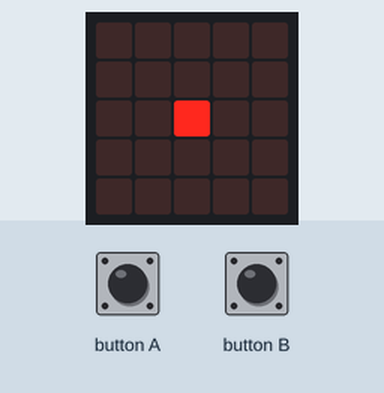
This program was run on a simulated BBC micro:bit running MicroPython. On the bench: the board's 5×5 LED display. The inputs (shaded band) are chosen by the test bench.

Above: at 1.2 s.
1.3 s: button A pressed for 0.15 s
At 2.3 s:
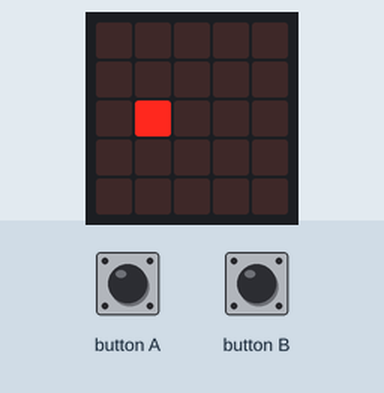
4.4 s: button A pressed for 1 s
At 7.2 s:
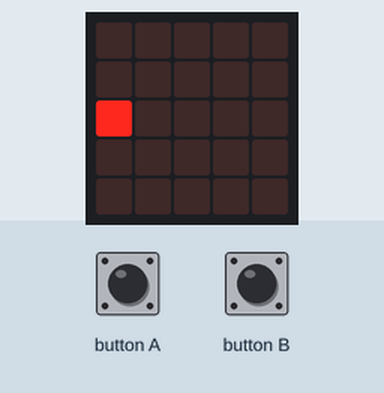
8.4 s: button A pressed for 0.15 s
At 9.1 s:
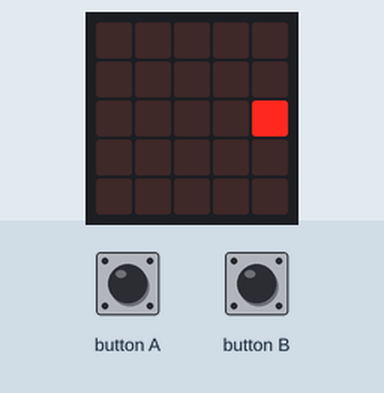
11.5 s: button A pressed for 3.2 s
At 12.6 s:
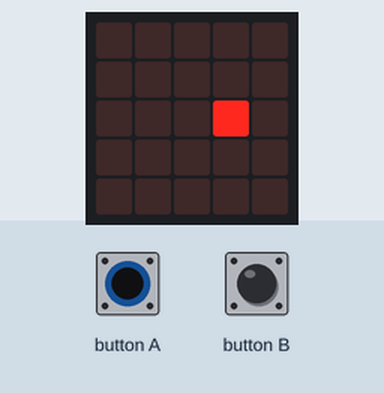
17.7 s: button B pressed for 0.15 s
At 18.5 s:
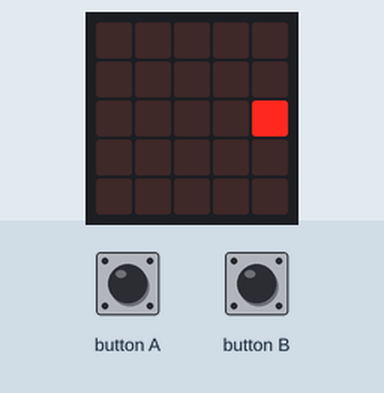
20.8 s: button B pressed for 1 s
At 22.9 s:
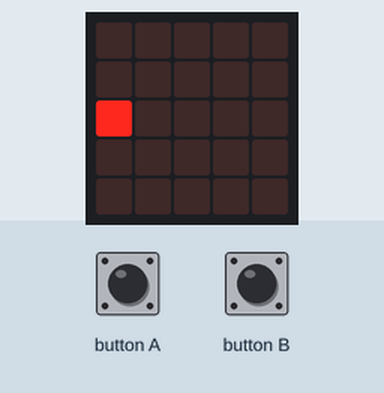
Timing chart, 0 to 24.4 s (numbered marks = the images above; inputs shaded):
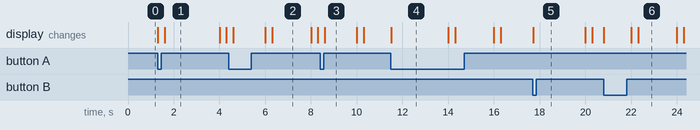

Measured:
- after the input at 4.4 s, the display: changes after 0.21 s (image 2)
- after the input at 8.4 s, the display: changes after 0.21 s (image 3)
- after the input at 11.5 s, the display: changes at once (image 4)
- after the input at 17.7 s, the display: changes at once (image 5)
- after the input at 20.8 s, the display: changes at once (image 6)
- what the display in image 1 shows lasts 2.4 s, from 1.6 s to 4.0 s
- what the display in image 2 shows lasts 1.7 s, from 6.3 s to 8.0 s

The program:

leftright.py
```python
from microbit import *

disp = 2
# Write your code here :-)
while True:
    if button_a.was_pressed():
        disp -= 1
    if button_b.was_pressed():
        disp += 1
    if disp == 5:
        disp -= 5
    if disp == -1:
        disp += 5
    display.clear()
    display.set_pixel(disp, 2, 9)
    sleep(10)
```
